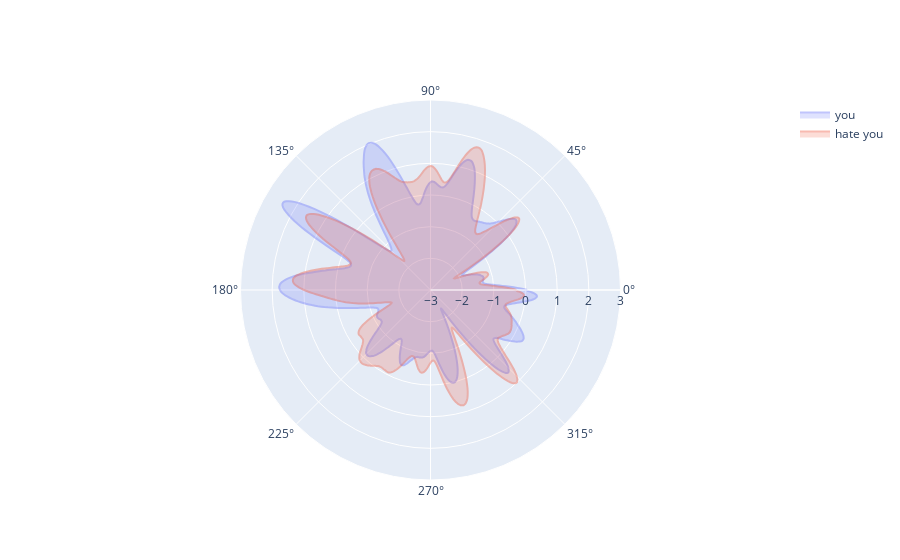

Write notebook code for a chart like this one.
### Markdown cell above
##### For Sentences

### Code cell
def compute_sentence_representation(text, path, coefs, filter):
    """Compute the word representation after applying coefficient and convolution filter."""
    tokens = tokenizer.tokenize(text)
    ids = tokenizer.convert_tokens_to_ids(tokens)
    #print(str(tokenizer.decode([id])), end=' ')
    emb = model(torch.tensor(ids).unsqueeze(0)).pooler_output[0].detach().numpy()
    word_repr = np.array([emb[dim] * coefs[i] for i, dim in enumerate(path)])
    word_repr = circular_convolution(word_repr, filter)
    return word_repr

# List of words
sentences = ["you", "hate you"]

# Compute representations for each word
sentences_repr = [compute_sentence_representation(s, path, coefs, filter) for s in sentences]

# Plot the words
fig = go.Figure()

for s_repr, s in zip(sentences_repr, sentences):
    fig.add_trace(go.Scatterpolar(r=s_repr, name=s, fill='toself', opacity=0.60))

fig.update_layout(polar=dict(radialaxis=dict(range=[-3, 3])))
fig.show()

### Figure 1 — Plotly figure (JSON) as saved in the notebook; plotly's stock layout.template omitted (floating-point values rounded to 4 significant figures; data arrays with more than 128 entries replaced by an {"elided": "..."} marker saying what was removed)
{"data": [{"fill": "toself", "name": "you", "opacity": 0.4, "r": {"elided": "769 float values"}, "type": "scatterpolar"}, {"fill": "toself", "name": "hate you", "opacity": 0.4, "r": {"elided": "769 float values"}, "type": "scatterpolar"}], "layout": {"polar": {"radialaxis": {"range": [-3, 3]}}}}
